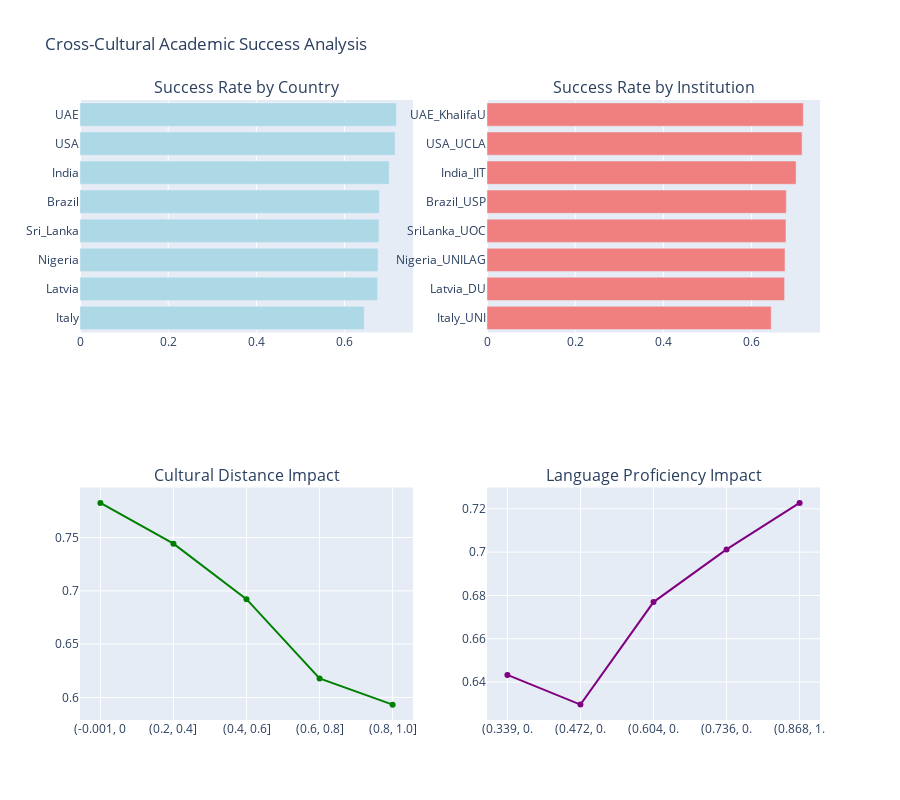

This figure's notebook cell:
### Code cell
# Visualization 1: Success Rate Analysis by Country and Institution
fig = make_subplots(
    rows=2, cols=2,
    subplot_titles=('Success Rate by Country', 
                   'Success Rate by Institution',
                   'Cultural Distance Impact',
                   'Language Proficiency Impact'),
    specs=[[{'type': 'bar'}, {'type': 'bar'}],
           [{'type': 'scatter'}, {'type': 'scatter'}]]
)

# Success by Country
country_success = df_global.groupby('country')['target_success'].mean().sort_values()
fig.add_trace(
    go.Bar(x=country_success.values, y=country_success.index, orientation='h',
           marker_color='lightblue', name='Country'),
    row=1, col=1
)

# Success by Institution
inst_success = df_global.groupby('institution')['target_success'].mean().sort_values()
fig.add_trace(
    go.Bar(x=inst_success.values, y=inst_success.index[-10:], orientation='h',
           marker_color='lightcoral', name='Institution'),
    row=1, col=2
)

# Cultural Distance Impact
cultural_bins = pd.cut(df_global['cultural_distance'], bins=5)
cultural_success = df_global.groupby(cultural_bins)['target_success'].mean()
fig.add_trace(
    go.Scatter(x=[str(i)[:10] for i in cultural_success.index], 
               y=cultural_success.values,
               mode='lines+markers', marker_color='green', name='Cultural Distance'),
    row=2, col=1
)

# Language Proficiency Impact
lang_bins = pd.cut(df_global['language_proficiency'], bins=5)
lang_success = df_global.groupby(lang_bins)['target_success'].mean()
fig.add_trace(
    go.Scatter(x=[str(i)[:10] for i in lang_success.index], 
               y=lang_success.values,
               mode='lines+markers', marker_color='purple', name='Language Prof'),
    row=2, col=2
)

fig.update_layout(height=800, showlegend=False, 
                 title_text="Cross-Cultural Academic Success Analysis")
fig.show()

# Print key insights
print("\n📊 KEY INSIGHTS:")
print("=" * 50)
print(f"Countries with highest success rate: {list(country_success.tail(3).index)}")
print(f"Countries with lowest success rate: {list(country_success.head(3).index)}")
print(f"\nCultural distance correlation with success: {df_global['cultural_distance'].corr(df_global['target_success']):.3f}")
print(f"Language proficiency correlation with success: {df_global['language_proficiency'].corr(df_global['target_success']):.3f}")

### Figure 1 — Plotly figure (JSON) as saved in the notebook; plotly's stock layout.template omitted (floating-point values rounded to 4 significant figures)
{"data": [{"marker": {"color": "lightblue"}, "name": "Country", "orientation": "h", "type": "bar", "x": [0.6445, 0.6748, 0.6757, 0.678, 0.6788, 0.701, 0.7146, 0.7174], "xaxis": "x", "y": ["Italy", "Latvia", "Nigeria", "Sri_Lanka", "Brazil", "India", "USA", "UAE"], "yaxis": "y"}, {"marker": {"color": "lightcoral"}, "name": "Institution", "orientation": "h", "type": "bar", "x": [0.6445, 0.6748, 0.6757, 0.678, 0.6788, 0.701, 0.7146, 0.7174], "xaxis": "x2", "y": ["Italy_UNI", "Latvia_DU", "Nigeria_UNILAG", "SriLanka_UOC", "Brazil_USP", "India_IIT", "USA_UCLA", "UAE_KhalifaU"], "yaxis": "y2"}, {"marker": {"color": "green"}, "mode": "lines+markers", "name": "Cultural Distance", "type": "scatter", "x": ["(-0.001, 0", "(0.2, 0.4]", "(0.4, 0.6]", "(0.6, 0.8]", "(0.8, 1.0]"], "xaxis": "x3", "y": [0.7825, 0.7443, 0.6922, 0.6178, 0.5933], "yaxis": "y3"}, {"marker": {"color": "purple"}, "mode": "lines+markers", "name": "Language Prof", "type": "scatter", "x": ["(0.339, 0.", "(0.472, 0.", "(0.604, 0.", "(0.736, 0.", "(0.868, 1."], "xaxis": "x4", "y": [0.6433, 0.6296, 0.6769, 0.7012, 0.7227], "yaxis": "y4"}], "layout": {"annotations": [{"font": {"size": 16}, "showarrow": false, "text": "Success Rate by Country", "x": 0.225, "xanchor": "center", "xref": "paper", "y": 1, "yanchor": "bottom", "yref": "paper"}, {"font": {"size": 16}, "showarrow": false, "text": "Success Rate by Institution", "x": 0.775, "xanchor": "center", "xref": "paper", "y": 1, "yanchor": "bottom", "yref": "paper"}, {"font": {"size": 16}, "showarrow": false, "text": "Cultural Distance Impact", "x": 0.225, "xanchor": "center", "xref": "paper", "y": 0.375, "yanchor": "bottom", "yref": "paper"}, {"font": {"size": 16}, "showarrow": false, "text": "Language Proficiency Impact", "x": 0.775, "xanchor": "center", "xref": "paper", "y": 0.375, "yanchor": "bottom", "yref": "paper"}], "height": 800, "showlegend": false, "title": {"text": "Cross-Cultural Academic Success Analysis"}, "xaxis": {"anchor": "y", "domain": [0, 0.45]}, "xaxis2": {"anchor": "y2", "domain": [0.55, 1]}, "xaxis3": {"anchor": "y3", "domain": [0, 0.45]}, "xaxis4": {"anchor": "y4", "domain": [0.55, 1]}, "yaxis": {"anchor": "x", "domain": [0.625, 1]}, "yaxis2": {"anchor": "x2", "domain": [0.625, 1]}, "yaxis3": {"anchor": "x3", "domain": [0, 0.375]}, "yaxis4": {"anchor": "x4", "domain": [0, 0.375]}}}
